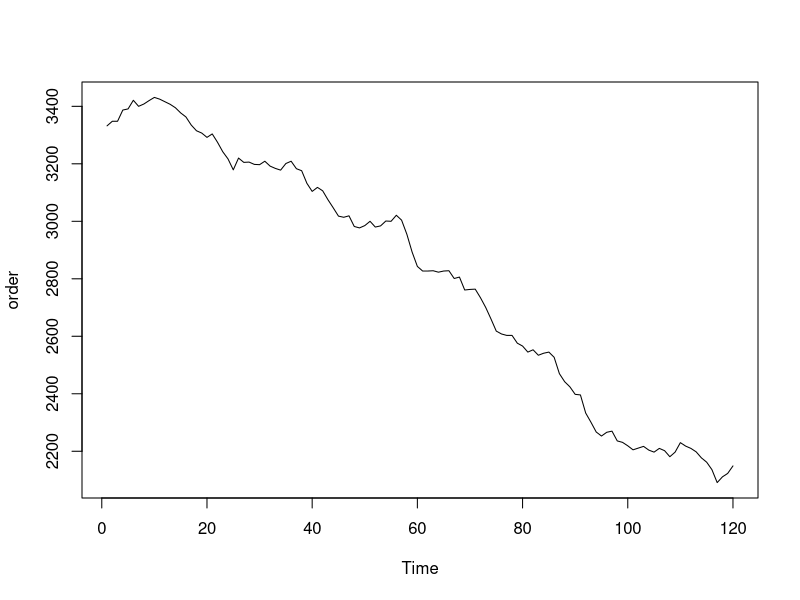
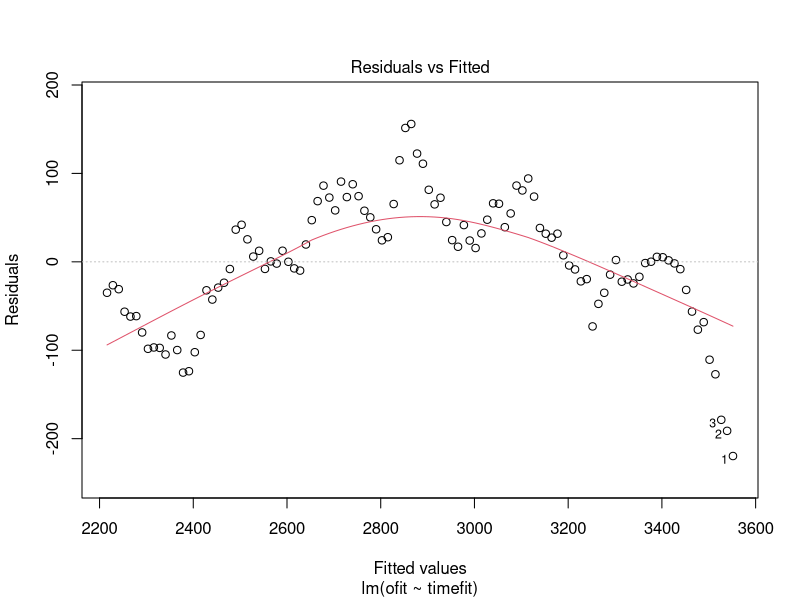
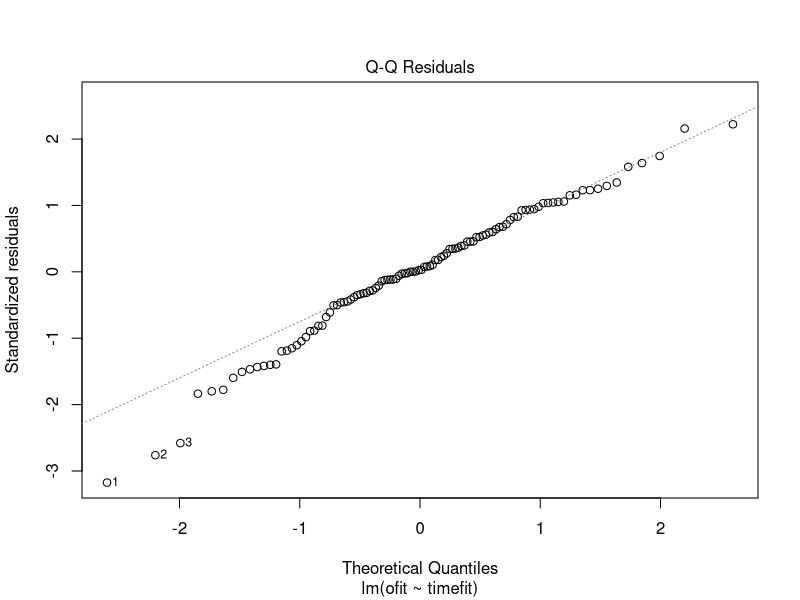
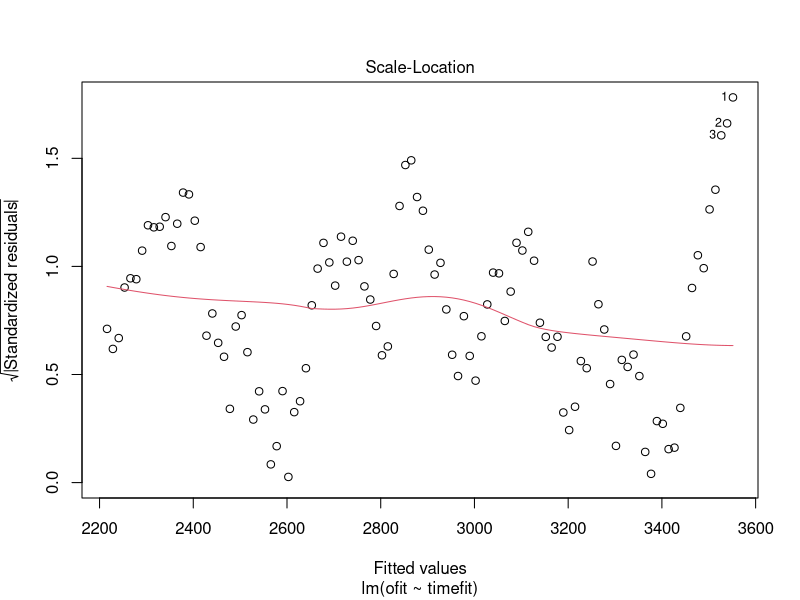
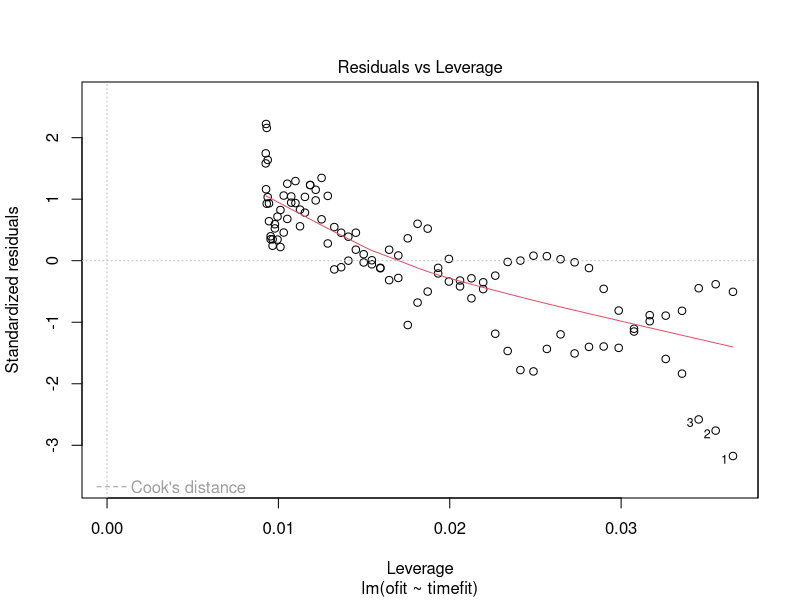
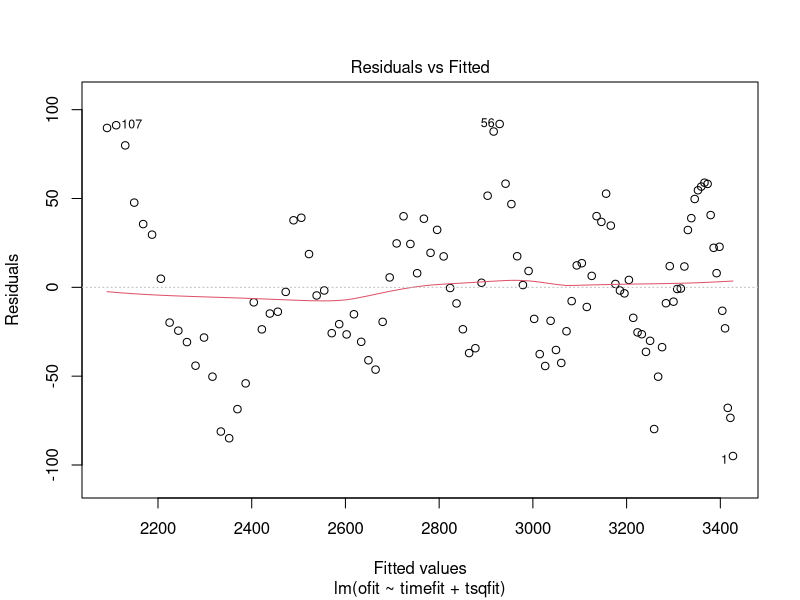
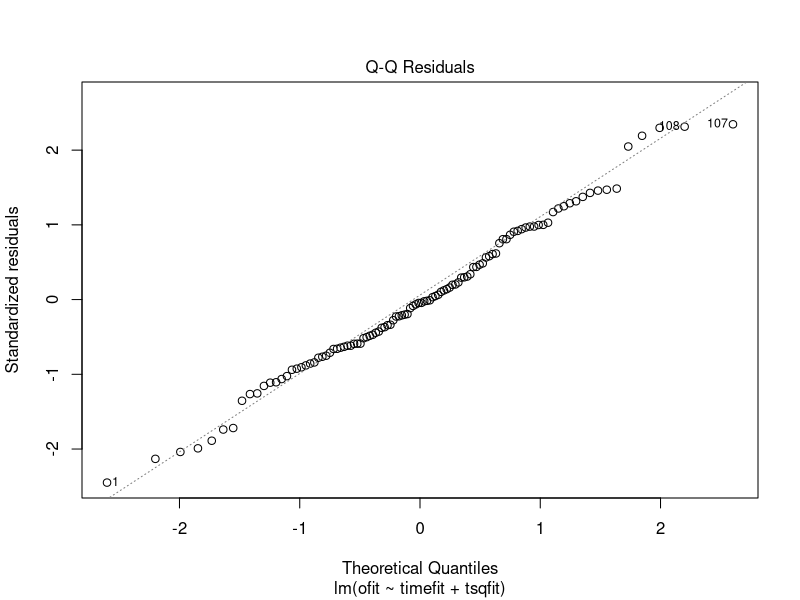
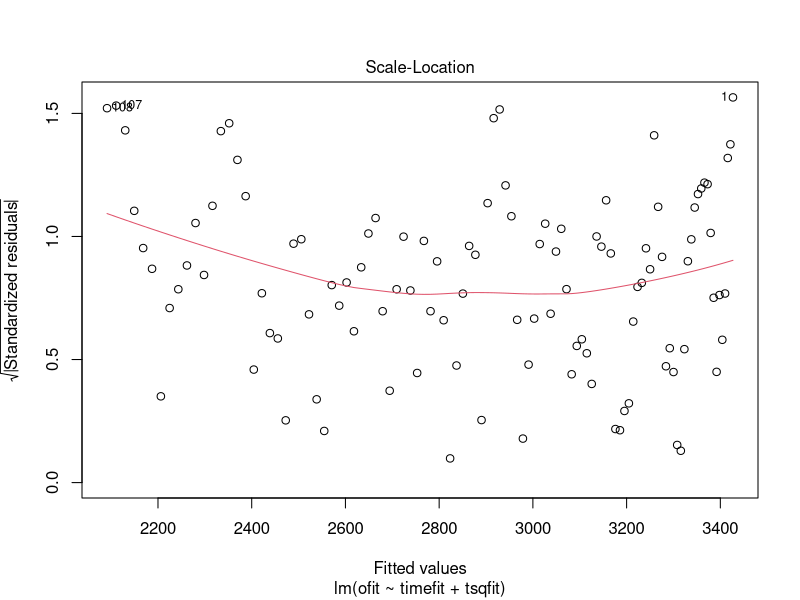

The R script that drew these images, in order: (Note: this script raises an error after producing the figures.)
#read the data in cvs
work <- read.csv("workorders.csv",header = T)

#print the whole dataset
day <- work$DAY
order <- work$WORKORDERS
order <- ts(order)
ts.plot(order)
order

#split the data into train and test part.
ofit <- order[1:108]
nfit <- length(ofit)
timefit <- time(ofit)
otest <- order[109:120]
ntest <- length(otest)
timetest <- time(otest)

#fit linear regression model
#k = 1
mlr.lin <- lm(ofit~timefit)
summary(mlr.lin)
plot(mlr.lin)
#k = 2
tsqfit=timefit^2/factorial(2)
mlr.quad <- lm(ofit~timefit+tsqfit)
summary(mlr.quad)
plot(mlr.quad)
#k = 3











workdiff <- diff(work$WORKORDERS)
ts.plot(workdiff)
workdiff2 <- diff(workdiff)
ts.plot(workdiff2)
par(mfrow = c(2,2))
acf(workdiff2,max(50))
pacf(workdiff2,max(100))
sarima(work$WORKORDERS,0,2,1)
